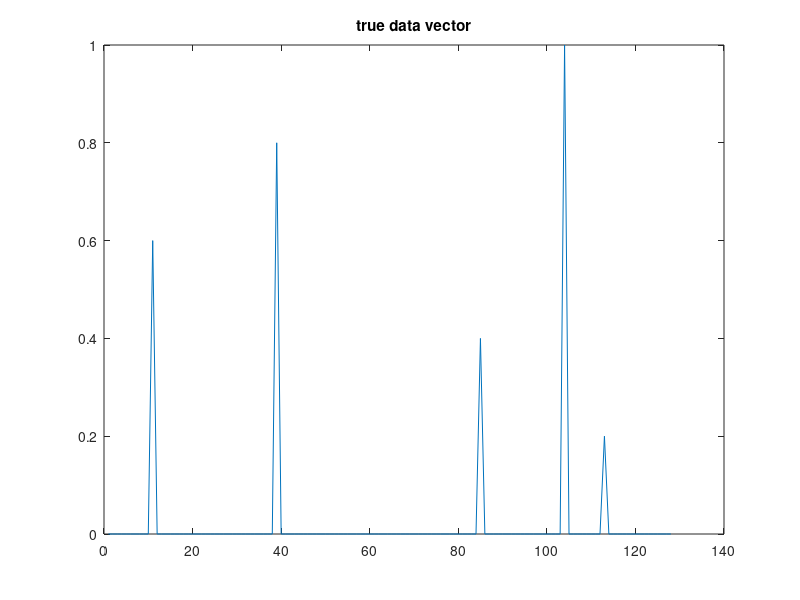

Reproduce this figure in MATLAB. (Note: this script raises an error after producing the figure.)
clear all
close all
clc
load("cs.mat")

% Show the true data vector
figure
plot(x);
title("true data vector")
disp("True data vector l1-norm:")
disp(norm(x,1))

% Show X_us
% figure;
% plot(real(X_us));
% title("X us / F_us*x");

% Create the initial x_est
x_est = zeros(128,1000);

error = double.empty;

% Parameters
step_size = 1;
epsilon = 0.01; % Stop criterion
gamma = 0.111;
max_steps = 50;
best_error = 1000; % Make it high so it always chooses the minimum.

F_us_exp = [real(F_us);imag(F_us)];
X_us_exp = [real(X_us);imag(X_us)];

disp("Initial error:")
disp(norm(F_us*x_est(:,1) - X_us, 2))

k = 1;
tStart = cputime;
while norm(F_us*x_est(:,k) - X_us, 2) + gamma*norm(x_est,1) > epsilon && k < max_steps
    % Calculate step size
    step_size = 1/k;

    % Calculate first derivatives (direction)
    %nabula = (2*F_us'*F_us*x_est(:,k) - 2*F_us'*X_us) / norm(F_us*x_est(:,k) - X_us);
    nabula = (2*F_us_exp'*F_us_exp*x_est(:,k) - 2*F_us_exp'*X_us_exp) / norm(F_us*x_est(:,k) - X_us,2)  + gamma * sign(x_est(:,k));

    % Calculate new x
    x_est(:,k+1) = x_est(:,k) - step_size*nabula;
    
    % Calculate error
    error = [error; norm(F_us*x_est(:,k) - X_us, 2)];
    
    if error(end) <= best_error
        best_x_est = x_est(:,k);
        best_error = error(end);
    end

    k = k + 1;
end
tEnd = cputime - tStart;
disp("CPU time since start of loop")
disp(tEnd);

disp("Stopping criterion:")
disp("norm(F_us*x_est(:,k) - X_us, 2) + gamma*norm(x_est,1) < 0.01")
disp(norm(F_us*x_est(:,k) - X_us, 2) + gamma*norm(x_est,1))
disp("Steps to get to stopping criterion:")
disp(k)

disp("Final error:") 
disp(norm(F_us*best_x_est - X_us, 2))

disp("Error with true vector")
disp(norm(best_x_est-x,2))

figure;
plot(error)
yscale("log")
title("Error")

figure;
plot(real(best_x_est))
title("Estimated x using gradient descent for constrained problem")
